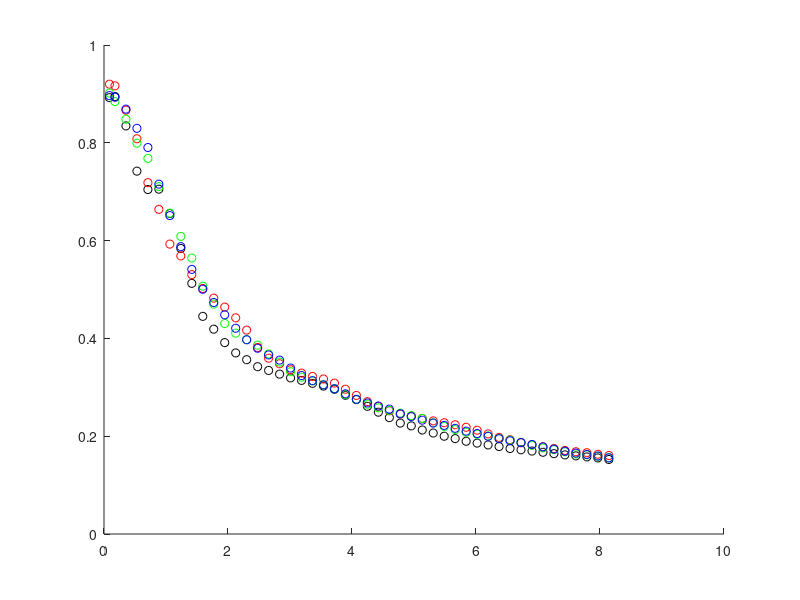

Source code (MATLAB): (Note: this script raises an error after producing the figure.)
load betasSpeed.mat
load widthMeanSpeed.mat

Densities = [0.088,0.177,0.354,0.531,0.708,0.885,1.062,1.239,1.416,1.593,1.770,1.947,2.124,2.301,2.478,2.655,2.832,3.009,3.186,3.363,3.540,3.717,3.894,4.071,4.248,4.425,4.602,4.779,4.956,5.133,5.310,5.487,5.664,5.841,6.018,6.195,6.372,6.549,6.726,6.903,7.080,7.257,7.434,7.611,7.788,7.965,8.142];

# Fundamental Diagram
ancho1 = scatter(Densities, WidthMeanSpeed(1,:),"k");
hold on;
ancho2 = scatter(Densities, BetaMeanSpeed(9,:),"r");
ancho3 = scatter(Densities, WidthMeanSpeed(3,:),"g");
ancho4 = scatter(Densities, WidthMeanSpeed(4,:),"b");
ancho5 = scatter(Densities, WidthMeanSpeed(5,:),"10");
xlabel("Densidad (1 / m^2)", "fontsize", 20);
ylabel("Velocidad (m / s)", "fontsize", 20);
h = legend([ancho1,ancho2,ancho3,ancho4,ancho5],{'Ancho de 1 m','Ancho de 2 m','Ancho de 3 m','Ancho de 4 m','Ancho de 5 m'});

set(h, "fontsize", 20);
print -djpg ./WidthDifference.jpg
close();